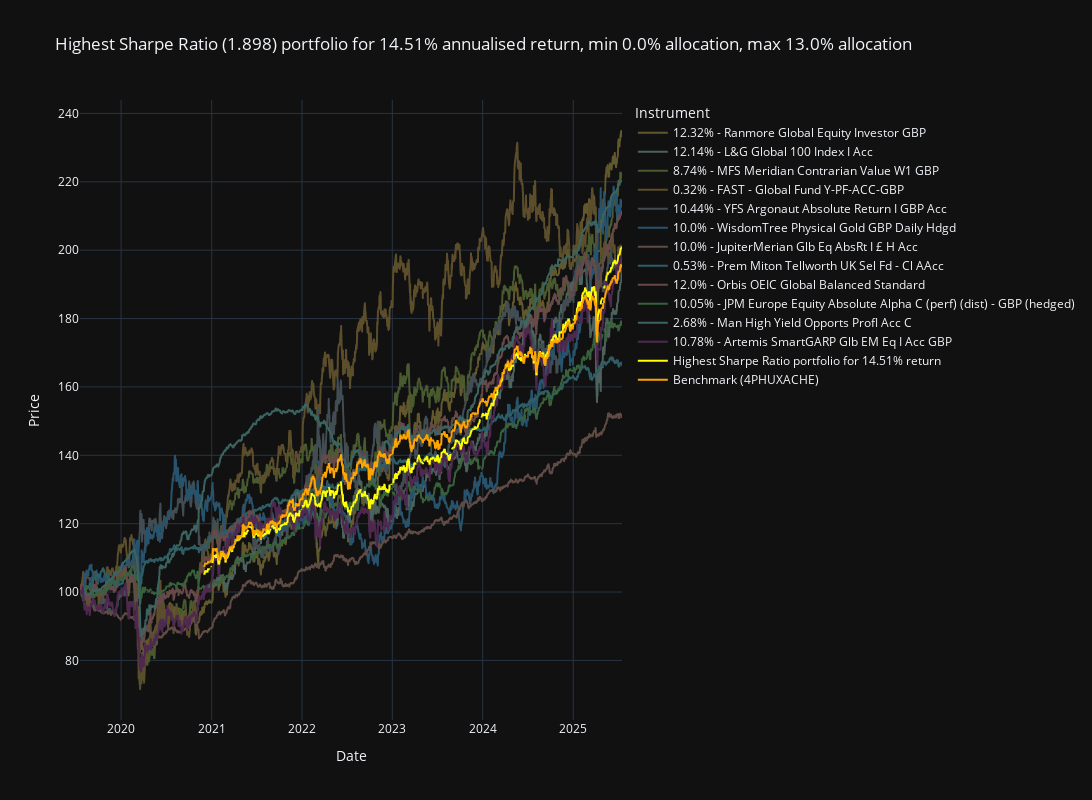

Notebook cell for this chart:
### Code cell
import plotly.express as plot
import random

if(best_result == None):
    print("No portfolio found")
else:
    weights = best_result.weights
    graph_prices = portfolio.get_daily_price_history(min_date, max_date)
    names_with_weights = []
    weight_colours=[]

    for i in range(len(graph_prices.columns)):
        percentage = weights[i]*100.0
        names_with_weights.append(f"{round(percentage,2)}% - {portfolio.fund_selection[i].name}")

        red = 40+int(random.random() * 70)
        green = 40+int(random.random() * 70)
        blue = 40+int(random.random() * 70)

        colour = f"rgb({red},{green},{blue})"  

        weight_colours.append(colour)

    # Add total to graph
    #print(graph_prices.dot(weights))
    graph_prices['Highest Sharpe Ratio portfolio'] = graph_prices.dot(weights)
    names_with_weights.append(f'Highest Sharpe Ratio portfolio for {best_result.annual_return*100.0:.2f}% return')
    weight_colours.append("yellow")

    # Add benchmark to graph
    benchmark_prices = portfolio.get_benchmark_daily_price_history(min_date, max_date)
    graph_prices['Benchmark (4PHUXACHE)'] = benchmark_prices
    names_with_weights.append(f'Benchmark (4PHUXACHE)')
    weight_colours.append("orange")

    graph_prices.columns = names_with_weights

    fig = plot.line(graph_prices, x=graph_prices.index, y=graph_prices.columns, 
                    title=f"Highest Sharpe Ratio ({round(best_result.sharpe_ratio,3)}) portfolio for {best_result.annual_return*100.0:.2f}% annualised return, min {MIN_ALLOCATION*100.0:.1f}% allocation, max {MAX_ALLOCATION*100.0:.1f}% allocation",
                    labels={'value': 'Price', 'variable': 'Instrument'},
                    template='plotly_dark',
                    color_discrete_sequence=weight_colours
                    )
    fig.update_layout(autosize=False, width=1600, height=800 )
    fig.show()

### Figure 1 — Plotly figure (JSON) as saved in the notebook; plotly's stock layout.template omitted (floating-point values rounded to 4 significant figures; data arrays with more than 128 entries replaced by an {"elided": "..."} marker saying what was removed)
{"data": [{"hovertemplate": "Instrument=12.32% - Ranmore Global Equity Investor GBP<br>Date=%{x}<br>Price=%{y}<extra></extra>", "legendgroup": "12.32% - Ranmore Global Equity Investor GBP", "line": {"color": "rgb(97,88,45)", "dash": "solid"}, "marker": {"symbol": "circle"}, "mode": "lines", "name": "12.32% - Ranmore Global Equity Investor GBP", "showlegend": true, "type": "scattergl", "x": {"elided": "1561 str values"}, "xaxis": "x", "y": {"elided": "1561 float values"}, "yaxis": "y"}, {"hovertemplate": "Instrument=12.14% - L&G Global 100 Index I Acc<br>Date=%{x}<br>Price=%{y}<extra></extra>", "legendgroup": "12.14% - L&G Global 100 Index I Acc", "line": {"color": "rgb(76,99,93)", "dash": "solid"}, "marker": {"symbol": "circle"}, "mode": "lines", "name": "12.14% - L&G Global 100 Index I Acc", "showlegend": true, "type": "scattergl", "x": {"elided": "1561 str values"}, "xaxis": "x", "y": {"elided": "1561 float values"}, "yaxis": "y"}, {"hovertemplate": "Instrument=8.74% - MFS Meridian Contrarian Value W1 GBP<br>Date=%{x}<br>Price=%{y}<extra></extra>", "legendgroup": "8.74% - MFS Meridian Contrarian Value W1 GBP", "line": {"color": "rgb(73,90,47)", "dash": "solid"}, "marker": {"symbol": "circle"}, "mode": "lines", "name": "8.74% - MFS Meridian Contrarian Value W1 GBP", "showlegend": true, "type": "scattergl", "x": {"elided": "1561 str values"}, "xaxis": "x", "y": {"elided": "1561 float values"}, "yaxis": "y"}, {"hovertemplate": "Instrument=0.32% - FAST - Global Fund Y-PF-ACC-GBP<br>Date=%{x}<br>Price=%{y}<extra></extra>", "legendgroup": "0.32% - FAST - Global Fund Y-PF-ACC-GBP", "line": {"color": "rgb(93,78,43)", "dash": "solid"}, "marker": {"symbol": "circle"}, "mode": "lines", "name": "0.32% - FAST - Global Fund Y-PF-ACC-GBP", "showlegend": true, "type": "scattergl", "x": {"elided": "1561 str values"}, "xaxis": "x", "y": {"elided": "1561 float values"}, "yaxis": "y"}, {"hovertemplate": "Instrument=10.44% - YFS Argonaut Absolute Return I GBP Acc<br>Date=%{x}<br>Price=%{y}<extra></extra>", "legendgroup": "10.44% - YFS Argonaut Absolute Return I GBP Acc", "line": {"color": "rgb(66,77,83)", "dash": "solid"}, "marker": {"symbol": "circle"}, "mode": "lines", "name": "10.44% - YFS Argonaut Absolute Return I GBP Acc", "showlegend": true, "type": "scattergl", "x": {"elided": "1561 str values"}, "xaxis": "x", "y": {"elided": "1561 float values"}, "yaxis": "y"}, {"hovertemplate": "Instrument=10.0% - WisdomTree Physical Gold GBP Daily Hdgd<br>Date=%{x}<br>Price=%{y}<extra></extra>", "legendgroup": "10.0% - WisdomTree Physical Gold GBP Daily Hdgd", "line": {"color": "rgb(40,83,108)", "dash": "solid"}, "marker": {"symbol": "circle"}, "mode": "lines", "name": "10.0% - WisdomTree Physical Gold GBP Daily Hdgd", "showlegend": true, "type": "scattergl", "x": {"elided": "1561 str values"}, "xaxis": "x", "y": {"elided": "1561 float values"}, "yaxis": "y"}, {"hovertemplate": "Instrument=10.0% - JupiterMerian Glb Eq AbsRt I £ H Acc<br>Date=%{x}<br>Price=%{y}<extra></extra>", "legendgroup": "10.0% - JupiterMerian Glb Eq AbsRt I £ H Acc", "line": {"color": "rgb(96,75,69)", "dash": "solid"}, "marker": {"symbol": "circle"}, "mode": "lines", "name": "10.0% - JupiterMerian Glb Eq AbsRt I £ H Acc", "showlegend": true, "type": "scattergl", "x": {"elided": "1561 str values"}, "xaxis": "x", "y": {"elided": "1561 float values"}, "yaxis": "y"}, {"hovertemplate": "Instrument=0.53% - Prem Miton Tellworth UK Sel Fd - Cl AAcc<br>Date=%{x}<br>Price=%{y}<extra></extra>", "legendgroup": "0.53% - Prem Miton Tellworth UK Sel Fd - Cl AAcc", "line": {"color": "rgb(46,94,101)", "dash": "solid"}, "marker": {"symbol": "circle"}, "mode": "lines", "name": "0.53% - Prem Miton Tellworth UK Sel Fd - Cl AAcc", "showlegend": true, "type": "scattergl", "x": {"elided": "1561 str values"}, "xaxis": "x", "y": {"elided": "1561 float values"}, "yaxis": "y"}, {"hovertemplate": "Instrument=12.0% - Orbis OEIC Global Balanced Standard<br>Date=%{x}<br>Price=%{y}<extra></extra>", "legendgroup": "12.0% - Orbis OEIC Global Balanced Standard", "line": {"color": "rgb(104,73,73)", "dash": "solid"}, "marker": {"symbol": "circle"}, "mode": "lines", "name": "12.0% - Orbis OEIC Global Balanced Standard", "showlegend": true, "type": "scattergl", "x": {"elided": "1561 str values"}, "xaxis": "x", "y": {"elided": "1561 float values"}, "yaxis": "y"}, {"hovertemplate": "Instrument=10.05% - JPM Europe Equity Absolute Alpha C (perf) (dist) - GBP (hedged)<br>Date=%{x}<br>Price=%{y}<extra></extra>", "legendgroup": "10.05% - JPM Europe Equity Absolute Alpha C (perf) (dist) - GBP (hedged)", "line": {"color": "rgb(55,98,59)", "dash": "solid"}, "marker": {"symbol": "circle"}, "mode": "lines", "name": "10.05% - JPM Europe Equity Absolute Alpha C (perf) (dist) - GBP (hedged)", "showlegend": true, "type": "scattergl", "x": {"elided": "1561 str values"}, "xaxis": "x", "y": {"elided": "1561 float values"}, "yaxis": "y"}, {"hovertemplate": "Instrument=2.68% - Man High Yield Opports Profl Acc C<br>Date=%{x}<br>Price=%{y}<extra></extra>", "legendgroup": "2.68% - Man High Yield Opports Profl Acc C", "line": {"color": "rgb(59,100,97)", "dash": "solid"}, "marker": {"symbol": "circle"}, "mode": "lines", "name": "2.68% - Man High Yield Opports Profl Acc C", "showlegend": true, "type": "scattergl", "x": {"elided": "1561 str values"}, "xaxis": "x", "y": {"elided": "1561 float values"}, "yaxis": "y"}, {"hovertemplate": "Instrument=10.78% - Artemis SmartGARP Glb EM Eq I Acc GBP<br>Date=%{x}<br>Price=%{y}<extra></extra>", "legendgroup": "10.78% - Artemis SmartGARP Glb EM Eq I Acc GBP", "line": {"color": "rgb(78,40,79)", "dash": "solid"}, "marker": {"symbol": "circle"}, "mode": "lines", "name": "10.78% - Artemis SmartGARP Glb EM Eq I Acc GBP", "showlegend": true, "type": "scattergl", "x": {"elided": "1561 str values"}, "xaxis": "x", "y": {"elided": "1561 float values"}, "yaxis": "y"}, {"hovertemplate": "Instrument=Highest Sharpe Ratio portfolio for 14.51% return<br>Date=%{x}<br>Price=%{y}<extra></extra>", "legendgroup": "Highest Sharpe Ratio portfolio for 14.51% return", "line": {"color": "yellow", "dash": "solid"}, "marker": {"symbol": "circle"}, "mode": "lines", "name": "Highest Sharpe Ratio portfolio for 14.51% return", "showlegend": true, "type": "scattergl", "x": {"elided": "1561 str values"}, "xaxis": "x", "y": {"elided": "1561 float values"}, "yaxis": "y"}, {"hovertemplate": "Instrument=Benchmark (4PHUXACHE)<br>Date=%{x}<br>Price=%{y}<extra></extra>", "legendgroup": "Benchmark (4PHUXACHE)", "line": {"color": "orange", "dash": "solid"}, "marker": {"symbol": "circle"}, "mode": "lines", "name": "Benchmark (4PHUXACHE)", "showlegend": true, "type": "scattergl", "x": {"elided": "1561 str values"}, "xaxis": "x", "y": {"elided": "1561 float values"}, "yaxis": "y"}], "layout": {"autosize": false, "height": 800, "legend": {"title": {"text": "Instrument"}, "tracegroupgap": 0}, "title": {"text": "Highest Sharpe Ratio (1.898) portfolio for 14.51% annualised return, min 0.0% allocation, max 13.0% allocation"}, "width": 1600, "xaxis": {"anchor": "y", "domain": [0, 1], "title": {"text": "Date"}}, "yaxis": {"anchor": "x", "domain": [0, 1], "title": {"text": "Price"}}}}
